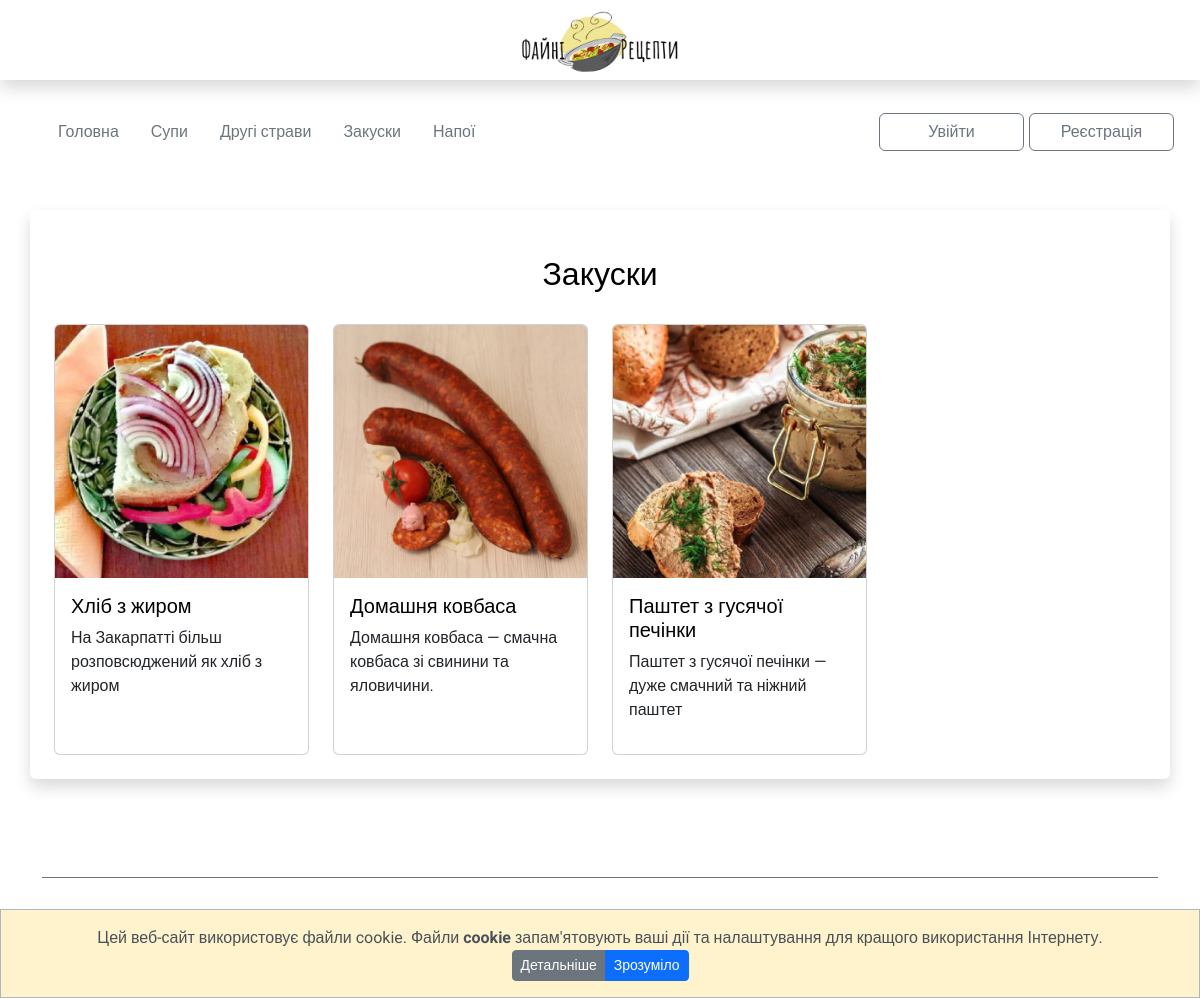
The page /aperetize on the database its author committed.
### my_apps/recipes_app/models.py (models this page shows, shortened)
class Recipes(models.Model):
    name = models.CharField('Назва страв', max_length=30, blank=False)
    food_type = models.CharField('Тип їжі', max_length=20, blank=False, default='')
    short_desc = models.TextField('Короткий опис', max_length=80, blank=False)
    img = models.ImageField(null=True, blank=True, upload_to="media/", verbose_name='img')
    text = RichTextUploadingField('Recipe')

### my_apps/recipes_app/views.py (the view)
# urls.py: path('aperetize', aperetize_page, name='aperetize_page'),
def aperetize_page(request):
    aperetize = Recipes.objects.filter(food_type='aperetize')
    return render(request, 'aperetize_page.html', context={'aperetize': aperetize})

### templates/aperetize_page.html
{% extends 'base.html' %}
{% load static %}
{% block content %}
<div class="recipe-item">
    <div class="container shadow p-4 mb-5 mt-5 bg-body rounded">
        <h1>Закуски </h1>
        <div class="row gy-3">
            {%  for i in aperetize %}
            <div class="col-lg-3 col-md-4 col-sm-6 col-6">
                <div class="card h-100 mb-3">
                    <a href="{{i.id}}"><img src="{{i.img.url}}" class="card-img-top" alt="..."></a>
                    <div class="card-body">
                    <a href="{{i.id}}">
                        <h5 class="card-title">{{i.name}}</h5>
                    </a>
                    <p class="card-text">{{i.short_desc}}</p>
                    </div>
                </div>
            </div>
            {% endfor %}
        </div>
    </div>
</div>
{% endblock content %}

### static/css/style.css (style rules this page uses)
html, body { height: 100%; color: #000000; font-family: 'Roboto', sans-serif; font-size: 1rem; }
body a { text-decoration: none; color: #000000; }
body img { padding: 0; margin: 0; max-width:100%; max-height: 100%; }
body h1, h3 { text-align: center; margin-bottom: 30px; }
.recipe-item { margin-top: 50px; }

### rows shown on the page
Recipes: img (picture), name "Хліб з жиром", short_desc "На Закарпатті більш розповсюджений як хліб з жиром"
Recipes: img (picture), name "Домашня ковбаса", short_desc "Домашня ковбаса — смачна ковбаса зі свинини та яловичини."
Recipes: img (picture), name "Паштет з гусячої печінки", short_desc "Паштет з гусячої печінки — дуже смачний та ніжний паштет"
